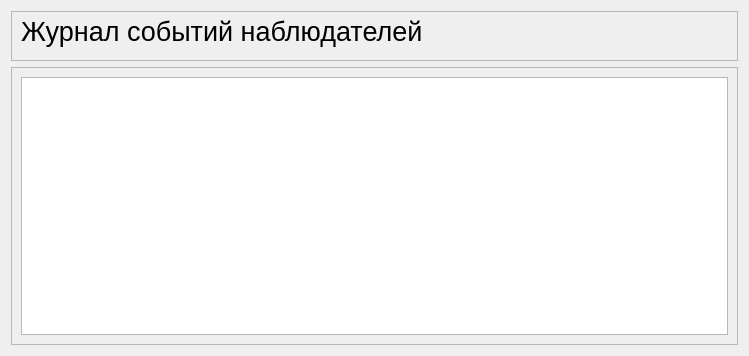
<?xml version="1.0" encoding="UTF-8"?>
<ui version="4.0">
 <class>Journal</class>
 <widget class="QDialog" name="Journal">
  <property name="geometry">
   <rect>
    <x>0</x>
    <y>0</y>
    <width>749</width>
    <height>356</height>
   </rect>
  </property>
  <property name="windowTitle">
   <string>Dialog</string>
  </property>
  <layout class="QVBoxLayout" name="verticalLayout">
   <item>
    <widget class="QFrame" name="head_frame">
     <property name="sizePolicy">
      <sizepolicy hsizetype="Preferred" vsizetype="Preferred">
       <horstretch>0</horstretch>
       <verstretch>0</verstretch>
      </sizepolicy>
     </property>
     <property name="minimumSize">
      <size>
       <width>0</width>
       <height>50</height>
      </size>
     </property>
     <property name="maximumSize">
      <size>
       <width>16777215</width>
       <height>100</height>
      </size>
     </property>
     <property name="autoFillBackground">
      <bool>false</bool>
     </property>
     <property name="frameShape">
      <enum>QFrame::StyledPanel</enum>
     </property>
     <property name="frameShadow">
      <enum>QFrame::Raised</enum>
     </property>
     <widget class="QLabel" name="label">
      <property name="geometry">
       <rect>
        <x>10</x>
        <y>0</y>
        <width>521</width>
        <height>41</height>
       </rect>
      </property>
      <property name="sizePolicy">
       <sizepolicy hsizetype="Maximum" vsizetype="Maximum">
        <horstretch>0</horstretch>
        <verstretch>0</verstretch>
       </sizepolicy>
      </property>
      <property name="font">
       <font>
        <pointsize>20</pointsize>
       </font>
      </property>
      <property name="text">
       <string>Журнал событий наблюдателей</string>
      </property>
      <property name="alignment">
       <set>Qt::AlignLeading|Qt::AlignLeft|Qt::AlignVCenter</set>
      </property>
     </widget>
    </widget>
   </item>
   <item>
    <widget class="QScrollArea" name="scrollArea">
     <property name="sizePolicy">
      <sizepolicy hsizetype="Expanding" vsizetype="Expanding">
       <horstretch>0</horstretch>
       <verstretch>0</verstretch>
      </sizepolicy>
     </property>
     <property name="widgetResizable">
      <bool>true</bool>
     </property>
     <widget class="QWidget" name="scrollAreaWidgetContents">
      <property name="geometry">
       <rect>
        <x>0</x>
        <y>0</y>
        <width>729</width>
        <height>280</height>
       </rect>
      </property>
      <layout class="QVBoxLayout" name="verticalLayout_2">
       <item>
        <widget class="QTableWidget" name="tableWidget"/>
       </item>
      </layout>
     </widget>
    </widget>
   </item>
  </layout>
 </widget>
 <resources/>
 <connections/>
</ui>
